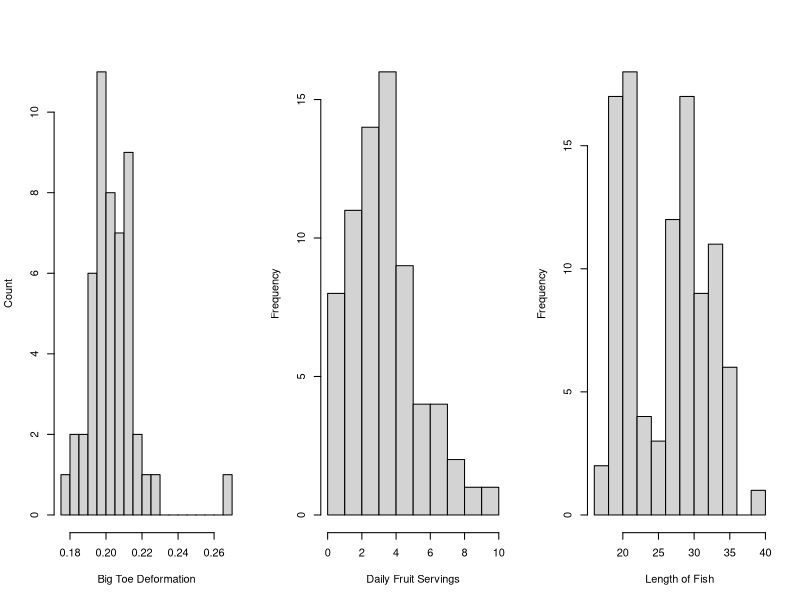
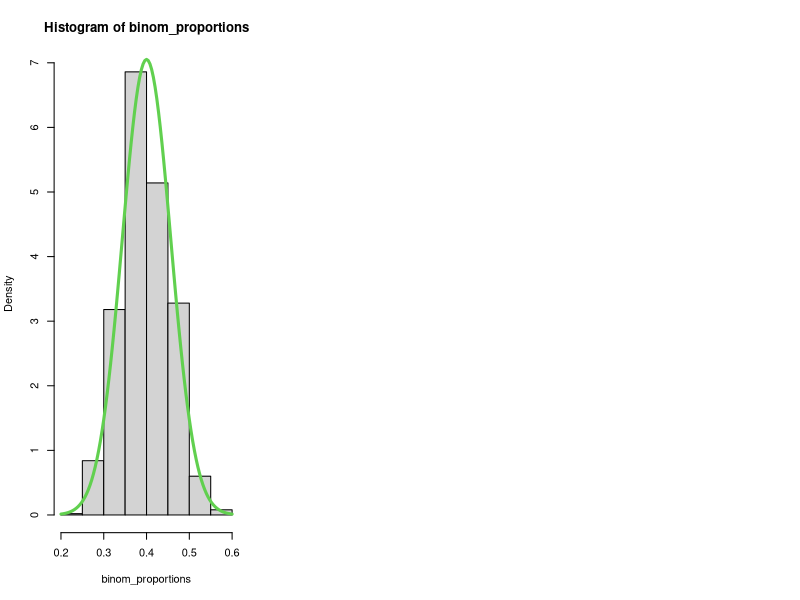

Write R code to recreate these figures, in order.
## ---- chunk 1
#| include: false
set.seed(2112)
## ---- chunk 2
#| echo: false
set.seed(2113)
par(mfrow = c(1,3))

bigtoe <- c(rnorm(50, 0.2, 0.01), 0.27)
hist(bigtoe, xlab = "Big Toe Deformation", ylab = "Count", breaks = 25,
    main = NULL)

fruit <- rpois(70, 4)
hist(fruit, xlab = "Daily Fruit Servings", breaks = seq(0, max(fruit)),
    main = NULL)

fish <- c(rnorm(40, 20, 2), rnorm(60, 30, 3))
hist(fish, xlab = "Length of Fish",
    main = NULL)
## ---- chunk 3
# Rolling 1 dice
# The "r" version of functions givexs random values
# Not on midterm
rbinom(n = 1, size = 5, prob = 1/6)
## ---- chunk 4
# Rolling 1000 dice
# Not on midterm
dice_1000 <- rbinom(n = 1000, size = 5, prob = 1/6)
mean(dice_1000) # We expect this to be 0.8333
var(dice_1000) # We expect this to be 0.69444
## ---- chunk 5
set.seed(4)
n <- 75
p <- 0.4

binom_proportions <- c() # empty vector, to be filled later

for(i in 1:1000){ # repeat this 1000 times:
    # This is confusing: I'm getting *one* sample of size n,
    # but R labels the number of samples as n
    new_sample <- rbinom(n = 1, size = n, prob = p)
    
    # Add the proportion of successes to the vector
    binom_proportions[i] <- new_sample/n
}

hist(binom_proportions, 
    breaks = 13, # what happens if you make this larger?
    freq = FALSE) # Divide the heights of bars by the number of obs.
curve(dnorm(x, mean = p, sd = sqrt(p*(1-p)/n)), add = TRUE, col = 3, lwd = 3)
## ---- chunk 6
#| echo: true
#| eval: true
# Question 1
1 - pnorm(170, mean = 163, sd = 7)
# Alternate solution:
# Find the Z-score:
(170 - 163) / 7 
# A z-score of 1 means that 170 is 1 sd away from the mean
# Probability of being more than 1sd above the mean:
1 - pnorm(1) # Can also use the z-table for pnorm(1)
# Question 2
1 - pnorm(170, mean = 163, sd = 7/sqrt(9)) # (a)
1 - pnorm(170, mean = 163, sd = 7/sqrt(16)) # (b)
1 - pnorm(170, mean = 163, sd = 7/sqrt(25)) #(c)
